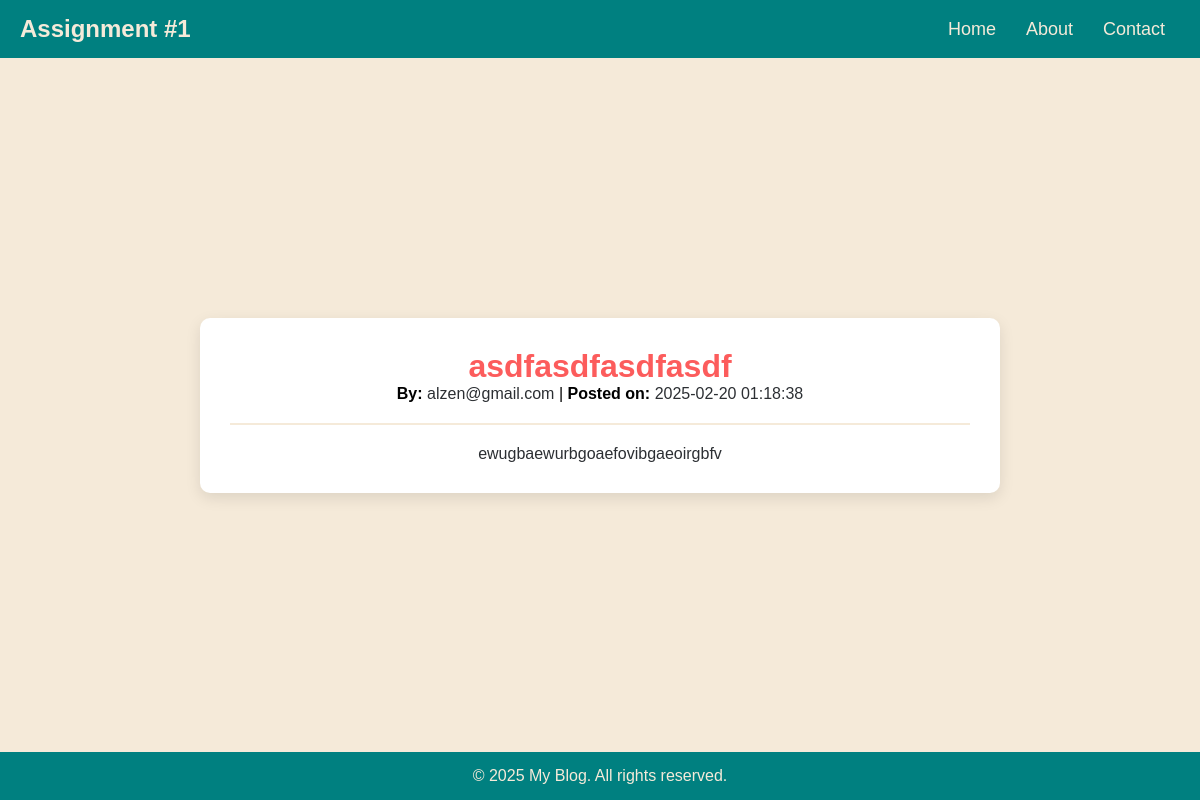
The app's page /display.php?article_id=7 with its own data.
### tables this page shows
CREATE TABLE articles (
        article_id INTEGER PRIMARY KEY AUTOINCREMENT, 
        title TEXT NOT NULL, 
        body TEXT NOT NULL,  -- Allows HTML content
        create_date TEXT NOT NULL DEFAULT CURRENT_TIMESTAMP, -- Stores UTC timestamp
        start_date TEXT, -- Optional, allows scheduling
        end_date TEXT, -- Optional, allows expiration
        contributor_username TEXT NOT NULL, -- Should be an email
        FOREIGN KEY(contributor_username) REFERENCES users(username) ON DELETE CASCADE
    );

### display.php (the view, shortened to what this page needs)
<?php
$db = new SQLite3('users.db');
if (isset($_GET['article_id']) && is_numeric($_GET['article_id'])) {
    $article_id = intval($_GET['article_id']);
    $stmt = $db->prepare("SELECT * FROM articles WHERE article_id = :article_id");
    $stmt->bindValue(':article_id', $article_id, SQLITE3_INTEGER);
    $result = $stmt->execute();
    $article = $result->fetchArray(SQLITE3_ASSOC);
} else {
    $error_message = "No article selected.";
}
?>
<!DOCTYPE html>
<html lang="en">
<head>
    <link rel="stylesheet" href="styles.css">
</head>
<body>
    <nav class="navbar">
        <div class="logo">Assignment #1</div>
        <ul class="nav-links">
            <li><a href="index.html">Home</a></li>
            <li><a href="about.php">About</a></li>
            <li><a href="contact.php">Contact</a></li>
        </ul>
    </nav>
    <div class="content-wrapper">
        <div class="container">
            <?php if (isset($error_message)) : ?>
                <p class="error-message"><?php echo $error_message; ?></p>
            <?php else : ?>
                <h1 class="accentText"><?php echo htmlspecialchars($article['title']); ?></h1>
                <p><strong>By:</strong> <span class="text"><?php echo htmlspecialchars($article['contributor_username']); ?></span> | <strong>Posted on:</strong> <span class="text"><?php echo htmlspecialchars($article['create_date']); ?></span></p>
                <hr>
                <p class="text"><?php echo nl2br(htmlspecialchars($article['body'])); ?></p>
            <?php endif; ?>
        </div>
    </div>
    <footer class="footer">
        <p>© <?php echo date("Y"); ?> My Blog. All rights reserved.</p>
    </footer>
</body>
</html>

### styles.css (style rules this page uses)
body { background: #F5EAD9; }
.accentText { color: #fc5c5c; }
.text { color: #2C2F33; }
* { margin: 0; padding: 0; box-sizing: border-box; font-family: "Arial", sans-serif; }
.navbar { display: flex; justify-content: space-between; align-items: center; background: #008080; padding: 15px 20px; color: #F5EAD9; }
.navbar .logo { font-size: 24px; font-weight: bold; }
.nav-links { list-style: none; display: flex; }
.nav-links li { margin: 0 15px; }
.nav-links a { text-decoration: none; color: #F5EAD9; font-size: 18px; transition: 0.3s ease-in-out; }
.footer { text-align: center; background: #008080; color: #F5EAD9; padding: 15px 0; position: relative; width: 100%; bottom: 0; }
hr { border: 1px solid #F5EAD9; width: 100%; margin: 20px 0; }

### display.php (style rules this page uses)
body { display: flex; flex-direction: column; min-height: 100vh; margin: 0; }
.content-wrapper { flex: 1; display: flex; justify-content: center; align-items: center; padding: 50px 20px; }
.container { background: white; padding: 30px; border-radius: 10px; box-shadow: 0 5px 15px rgba(0, 0, 0, 0.1); width: 90%; max-width: 800px; text-align: center; }

### records on screen
articles: title "asdfasdfasdfasdf", contributor_username "alzen@gmail.com", create_date "2025-02-20 01:18:38", body "ewugbaewurbgoaefovibgaeoirgbfv"
